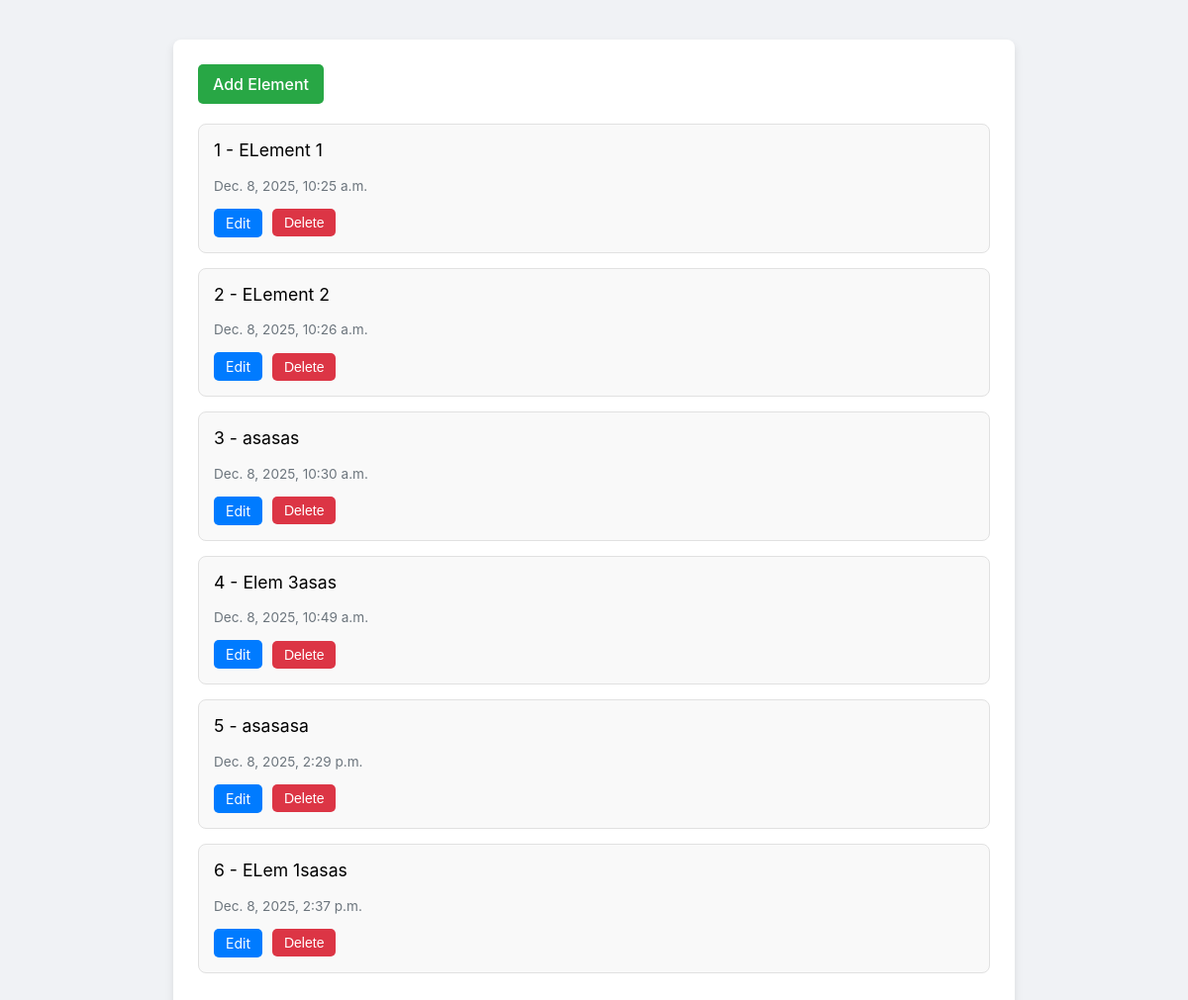
The page /elements/ on the database as committed earlier.
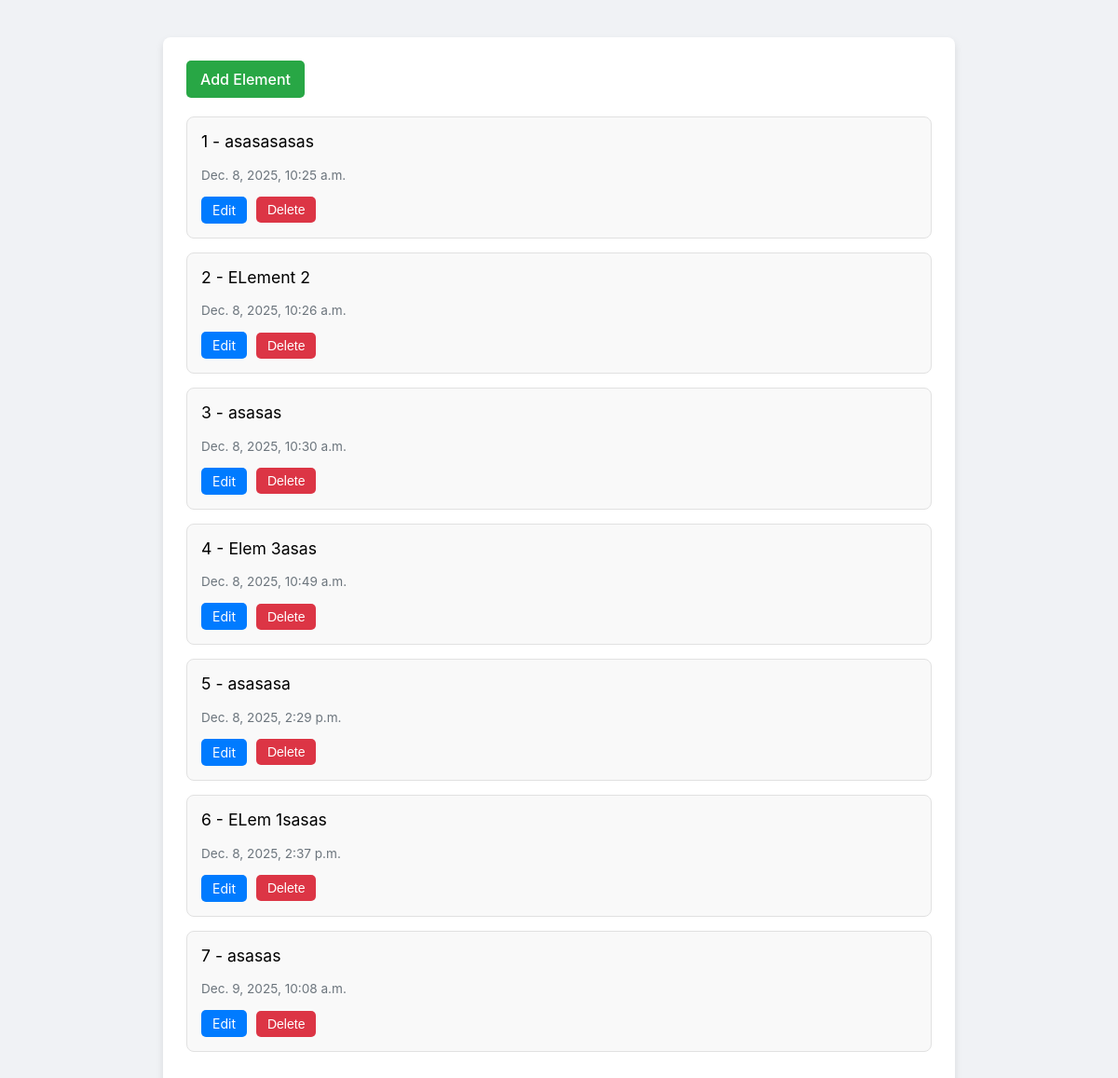
The same page on the database as committed later.
### elements/models.py (models this page shows, shortened)
class Element(models.Model):
    title = models.CharField(max_length=255)
    slug = models.SlugField(max_length=255,blank=True)
    description = models.TextField() # blank=True, null=True
    price = models.DecimalField(max_digits=10,decimal_places=2, default=6.10) # 12345678.10
    category = models.ForeignKey(Category, on_delete=models.CASCADE)
    created = models.DateTimeField(auto_now_add=True)
    updated = models.DateTimeField(auto_now=True)
    type = models.ForeignKey(Type, on_delete=models.CASCADE)

### elements/views.py (the view)
# urls.py: path('', views.index, name='index'),
def index(request):
    elements = Element.objects.all()
    paginator = Paginator(elements, 15)
    page_number = request.GET.get('page')
    elements_page = paginator.get_page(page_number)
    return render(request,'elements/index.html',{'elements':elements_page})

### elements/templates/elements/index.html (shortened to what this page needs)
{% extends "base.html" %}
{% block content %}
    <div class="container">
        <a href="{% url 'elements:add' %}" class="add-link">Add Element</a>
        {% for e in elements %}
            <div class="comment-card">
                <p>{{ e.id }} - {{ e.title }}</p>
                <p class="date">{{ e.created }}</p>
                <div class="comment-actions">
                    <a href="{% url 'elements:update' e.id %}" class="btn btn-edit">Edit</a>
                    <form action="{% url 'elements:delete' e.id %}" method="post">
                        <button type="submit" class="btn btn-delete">Delete</button>
                    </form>
                </div>
            </div>
        {% endfor %}
    </div>
{% endblock %}

### elements/templates/base.html (shortened to what this page needs)
{% load static %}
<!DOCTYPE html>
<html lang="en">
<head>
    <link rel="stylesheet" href="{% static 'css/styles.css' %}">
</head>
<body>
    <div>
        {% block content %}
        {% endblock content %}
    </div>
</body>
</html>

### elements/static/css/styles.css (style rules this page uses)
body { font-family: -apple-system, BlinkMacSystemFont, "Segoe UI", Roboto, Helvetica, Arial, sans-serif; background-color: #f0f2f5; margin: 0; padding: 20px; }
.container { max-width: 800px; margin: 20px auto; background-color: #ffffff; padding: 25px; border-radius: 8px; box-shadow: 0 4px 8px rgba(0, 0, 0, 0.1); }
.add-link { display: inline-block; margin-bottom: 20px; padding: 10px 15px; background-color: #28a745; color: white; text-decoration: none; border-radius: 5px; font-weight: 500; }
.comment-card { border: 1px solid #e1e1e1; padding: 15px; margin-bottom: 15px; border-radius: 8px; background-color: #f9f9f9; }
.comment-card p:first-child { font-size: 1.1em; margin-top: 0; }
.comment-card .date { font-size: 0.85em; color: #6c757d; margin-bottom: 15px; }
.comment-actions { display: flex; align-items: center; gap: 10px; }
.comment-actions form { margin: 0; }
.btn { text-decoration: none; padding: 6px 12px; border-radius: 5px; color: white; border: none; cursor: pointer; font-size: 14px; }
.btn-edit { background-color: #007bff; }
.btn-delete { background-color: #dc3545; }

Rows that differ between the two databases and show on the page:
changed Element id 1: title "ELement 1" → "asasasasas"
added Element: id "7", title "asasas", created "Dec. 9, 2025, 10:08 a.m."
